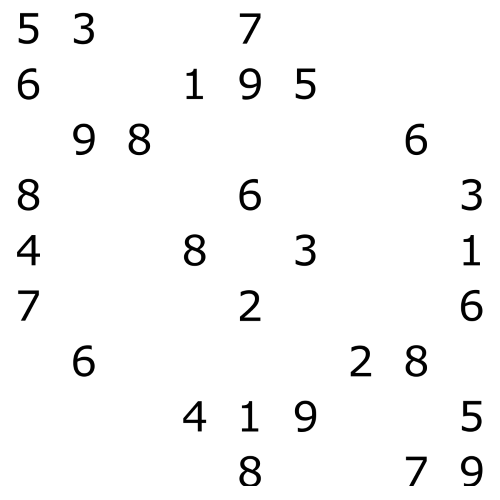
#> input picture PIVR/sudokuExercise/sudokuTestNoLines.png, 500 x 500 px
$ python SudokuSolver.py
#> lines starting #> are read from the running program, lines starting #| are printed output that depends on the picture; after the words box and inside, x2 and y2 are one past the last pixel; in counts of white or black regions, pixels touching at a corner belong together
#> further down, img_sudoku is the input picture: shape (500, 500, 3); min 0, max 255, mean 247.2
import cv2
import numpy as np


def getNumbers():
    # start is 4x102
    # Read numbers 81x100
    img_numbers = cv2.imread('numbers.jpg')
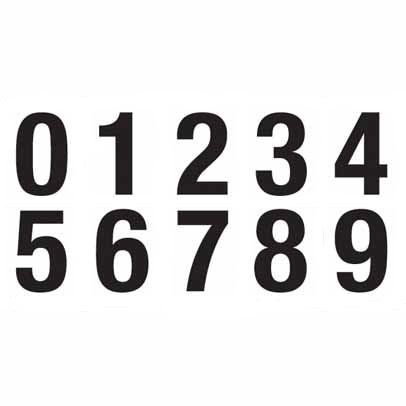
#> input picture PIVR/sudokuExercise/numbers.jpg, 406 x 406 px
#> img_numbers is the input picture: shape (406, 406, 3); mean B, G, R 221.3, 221.1, 221.7
    img_numbers = cv2.cvtColor(img_numbers, cv2.COLOR_BGR2GRAY)
#> img_numbers: shape (406, 406)
    numbers = []
    # width, height of each number
    x, y = 79, 100
    # top left pixel of first number
    topleft = (4, 102)
    for i in range(2):
        topleft = (4, topleft[1] + i * y)
        for j in range(5):
            tl = (topleft[0] + j * x, topleft[1])
            br = (tl[0] + x, tl[1] + y)
            # cv2.rectangle(img_numbers, tl, br, (0, 255, 0))
            numbers.append(img_numbers[tl[1]:br[1], tl[0]:br[0]])
#> after the loop, numbers = 10 items
    # cv2.imshow('sudoku', img_numbers)
    return numbers


img_sudoku = cv2.imread('sudokuTestNoLines.png')
sudoku_gray = cv2.cvtColor(img_sudoku, cv2.COLOR_BGR2GRAY)

numbers = getNumbers()
#> numbers = 10 items
template = numbers[1] # cv2.imread('one.png') # numbers[1]
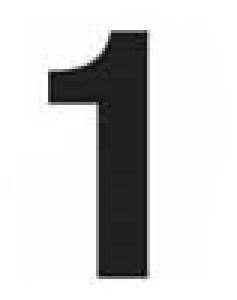
#> template: shape (100, 79) (shown 3 times larger); min 0, max 255, mean 210.1
# template = cv2.cvtColor(template, cv2.cv2.COLOR_BGR2GRAY)
w, h = template.shape[::-1]
#> w = 79; h = 100

res = cv2.matchTemplate(sudoku_gray, template, cv2.TM_CCOEFF_NORMED)
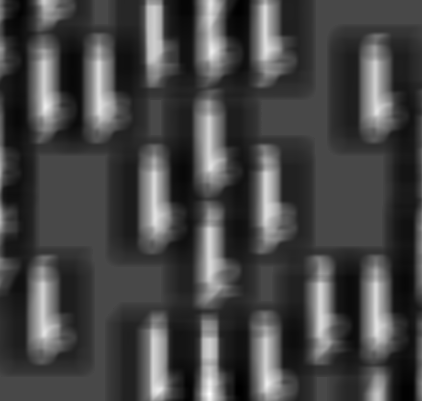
#> res: shape (401, 422) float32; min -0.175, max 0.442, mean -0.00531; drawn with min black and max white
threshold = 0.44
loc = np.where(res >= threshold)
#> loc = ([393, 394], [209, 209])
for pt in zip(*loc[::-1]):
    cv2.rectangle(img_sudoku, pt, (pt[0] + w, pt[1] + h), (0, 0, 255), 2)
#> this loop made 2 passes
#> pt on passes 1 to 2: (209, 393), (209, 394)
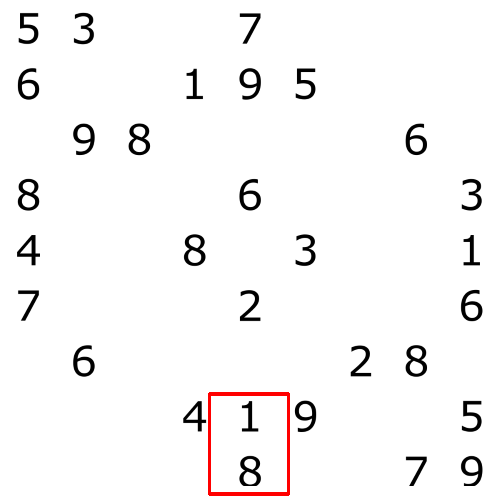
#> img_sudoku: shape (500, 500, 3); 0.49% of pixels changed, all inside (x1, y1, x2, y2) = (208, 392, 290, 496)

# [6 lines of commented-out code are left out]

cv2.imshow('sudoku', img_sudoku)
cv2.imshow('res', res)


while True:
    if cv2.waitKey(1) & 0xFF == ord('q'):
#> (key q is pressed here)
        print('exit')
        cv2.destroyAllWindows()
        exit(0)
#> (the program exits here)
